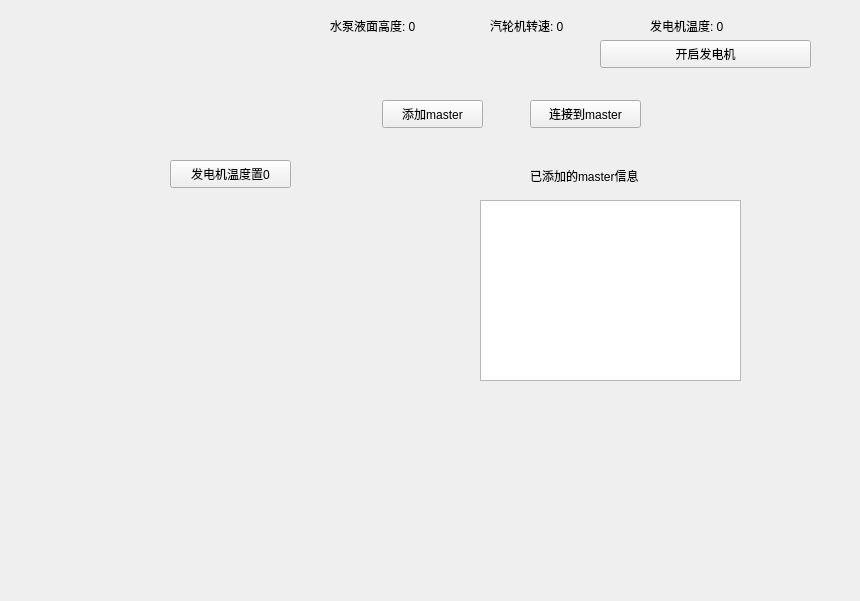
<?xml version="1.0" encoding="UTF-8"?>
<ui version="4.0">
 <class>Widget</class>
 <widget class="QWidget" name="Widget">
  <property name="geometry">
   <rect>
    <x>0</x>
    <y>0</y>
    <width>860</width>
    <height>601</height>
   </rect>
  </property>
  <property name="windowTitle">
   <string>Widget</string>
  </property>
  <widget class="QPushButton" name="pushButton_5">
   <property name="geometry">
    <rect>
     <x>861</x>
     <y>1246</y>
     <width>296</width>
     <height>28</height>
    </rect>
   </property>
   <property name="text">
    <string>加载</string>
   </property>
  </widget>
  <widget class="QPushButton" name="btnAddMaster">
   <property name="geometry">
    <rect>
     <x>382</x>
     <y>100</y>
     <width>101</width>
     <height>28</height>
    </rect>
   </property>
   <property name="text">
    <string>添加master</string>
   </property>
  </widget>
  <widget class="QPushButton" name="btnStartGen">
   <property name="geometry">
    <rect>
     <x>600</x>
     <y>40</y>
     <width>211</width>
     <height>28</height>
    </rect>
   </property>
   <property name="text">
    <string>开启发电机</string>
   </property>
  </widget>
  <widget class="QLabel" name="label_M1">
   <property name="geometry">
    <rect>
     <x>330</x>
     <y>10</y>
     <width>121</width>
     <height>31</height>
    </rect>
   </property>
   <property name="text">
    <string>水泵液面高度: 0</string>
   </property>
  </widget>
  <widget class="QPushButton" name="btnConnectToMaster">
   <property name="geometry">
    <rect>
     <x>530</x>
     <y>100</y>
     <width>111</width>
     <height>28</height>
    </rect>
   </property>
   <property name="text">
    <string>连接到master</string>
   </property>
  </widget>
  <widget class="QPlainTextEdit" name="plainTextEdit_masters">
   <property name="geometry">
    <rect>
     <x>480</x>
     <y>200</y>
     <width>261</width>
     <height>181</height>
    </rect>
   </property>
  </widget>
  <widget class="QLabel" name="label_M3_2">
   <property name="geometry">
    <rect>
     <x>530</x>
     <y>160</y>
     <width>151</width>
     <height>31</height>
    </rect>
   </property>
   <property name="text">
    <string>已添加的master信息</string>
   </property>
  </widget>
  <widget class="QLabel" name="label_M2">
   <property name="geometry">
    <rect>
     <x>490</x>
     <y>10</y>
     <width>121</width>
     <height>31</height>
    </rect>
   </property>
   <property name="text">
    <string>汽轮机转速: 0</string>
   </property>
  </widget>
  <widget class="QLabel" name="label_M3">
   <property name="geometry">
    <rect>
     <x>650</x>
     <y>10</y>
     <width>121</width>
     <height>31</height>
    </rect>
   </property>
   <property name="text">
    <string>发电机温度: 0</string>
   </property>
  </widget>
  <widget class="QWidget" name="widget_gen" native="true">
   <property name="geometry">
    <rect>
     <x>140</x>
     <y>210</y>
     <width>171</width>
     <height>161</height>
    </rect>
   </property>
   <widget class="QLabel" name="label_gen">
    <property name="geometry">
     <rect>
      <x>10</x>
      <y>30</y>
      <width>101</width>
      <height>111</height>
     </rect>
    </property>
    <property name="text">
     <string/>
    </property>
   </widget>
  </widget>
  <widget class="QPushButton" name="btnResetGenTemp">
   <property name="geometry">
    <rect>
     <x>170</x>
     <y>160</y>
     <width>121</width>
     <height>28</height>
    </rect>
   </property>
   <property name="text">
    <string>发电机温度置0</string>
   </property>
  </widget>
 </widget>
 <layoutdefault spacing="6" margin="11"/>
 <resources/>
 <connections/>
</ui>
